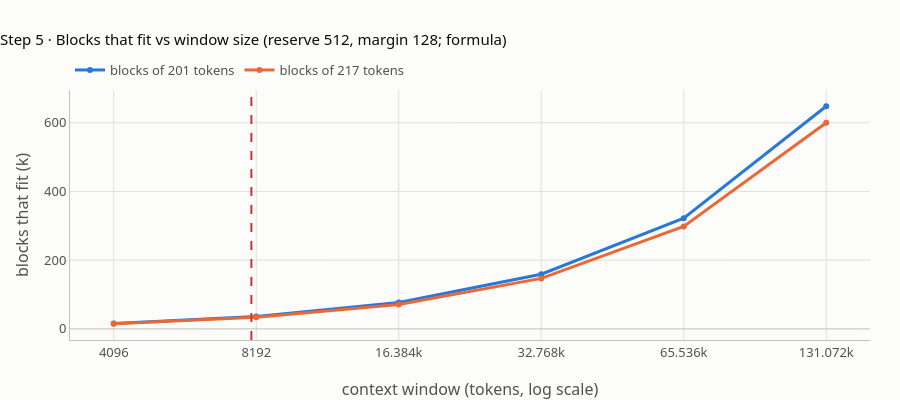

The code cell stored with this chart in its notebook:
### Markdown cell above
## Step 5 · The budget: reserve first

**What this rebuilds** (S6, K3). Input budget = window − answer reserve (`max_tokens`, reasoning included) − margin, then how many blocks fit after the fixed part (rules + scaffolding + question = 133 tokens). The 4,096 and 8,192 windows are *toy*. The real window, 131,072 tokens, is *external* (Groq's model page, read 2026-10-17); so are the tokens-per-minute limit (8,000, plan UNVERIFIED) and the prices. Notice: at the real window the window is not the limit; rate limits and cost are.

### Code cell
def input_budget(window, max_tokens, margin):
    """Tokens left for the input after reserving the answer and a margin."""
    return window - max_tokens - margin


def fit_blocks(fixed_tokens, block_tokens, budget):
    """How many blocks, taken in the given order, fit with the fixed part inside the budget."""
    used, k = fixed_tokens, 0
    for t in block_tokens:
        if used + t > budget:
            break
        used, k = used + t, k + 1
    return k


FIXED = n_tok(SYSTEM_V0) + n_tok(f"Sources:\n\n\nQuestion: {Q1}\nAnswer:")
check("Step 5: fixed part (S6)", FIXED, 133)
toy = []
for W in (4096, 8192):
    B = input_budget(W, 512, 128)
    toy += [B, fit_blocks(FIXED, [217] * 100, B), fit_blocks(FIXED, [178] * 100, B)]
check("Step 5: toy W 4,096 and 8,192: budget, blocks of 217, blocks of 178 (S6)", toy, [3456, 15, 18, 7552, 34, 41])
check("Step 5: toy W 4,096 with no reserve: blocks of 217 (S6)", fit_blocks(FIXED, [217] * 100, input_budget(4096, 0, 0)), 18)

W = 131072                                             # EXTERNAL: Groq model page, read 2026-10-17
real = [fit_blocks(FIXED, [b] * 2000, input_budget(W, R, 128)) for R in (512, 1024) for b in (217, 201)]
check("Step 5: real W 131,072: R 512 -> 217s, 201s; R 1,024 -> 217s, 201s (K3)", real, [600, 648, 598, 645])
check("Step 5: 958 tokens as a share of the window (%, K3)", round(100 * T4 / W, 2), 0.73)
TPM = 8000                                             # EXTERNAL / UNVERIFIED plan limit
check("Step 5: blocks of 217 under an 8,000-token request (+71 template, +512 reserve) (K3)",
      fit_blocks(FIXED + 71 + 512, [217] * 2000, TPM), 33)
COST = [round((FIXED + 71 + k * 217) * 0.075 / 1e6 + 512 * 0.30 / 1e6, 6) for k in (4, 33, 600)]
check("Step 5: cost per call for k = 4 / 33 / 600 (formula; $0.075 in, $0.30 out per M, 512 out)", COST,
      [0.000234, 0.000706, 0.009934], 5e-7)

WS_ = [2 ** e for e in range(12, 18)]                  # 4,096 .. 131,072
fig = go.Figure()
for b, colour in ((201, BLUE), (217, ORANGE)):
    fig.add_scatter(x=WS_, y=[fit_blocks(FIXED, [b] * 2000, input_budget(w, 512, 128)) for w in WS_], mode="lines+markers",
                    name=f"blocks of {b} tokens", line=dict(color=colour, width=3),
                    hovertemplate="window %{x:,}: %{y} blocks<extra></extra>")
fig.add_vline(x=TPM, line=dict(color=RED, dash="dash"), annotation_text="8,000 tokens per minute (UNVERIFIED plan)",
              annotation_position="top left")
fig.update_layout(title="Step 5 · Blocks that fit vs window size (reserve 512, margin 128; formula)", height=400,
                  xaxis=dict(type="log", title="context window (tokens, log scale)", tickvals=WS_),
                  yaxis_title="blocks that fit (k)")
fig.show()

### Figure 1 — Plotly figure (JSON) as saved in the notebook; plotly's stock layout.template omitted (floating-point values rounded to 4 significant figures)
{"data": [{"hovertemplate": "window %{x:,}: %{y} blocks<extra></extra>", "line": {"color": "#2a78d6", "width": 3}, "mode": "lines+markers", "name": "blocks of 201 tokens", "x": [4096, 8192, 16384, 32768, 65536, 131072], "y": [16, 36, 77, 159, 322, 648], "type": "scatter"}, {"hovertemplate": "window %{x:,}: %{y} blocks<extra></extra>", "line": {"color": "#eb6834", "width": 3}, "mode": "lines+markers", "name": "blocks of 217 tokens", "x": [4096, 8192, 16384, 32768, 65536, 131072], "y": [15, 34, 71, 147, 298, 600], "type": "scatter"}], "layout": {"shapes": [{"line": {"color": "#c8323c", "dash": "dash"}, "type": "line", "x0": 8000, "x1": 8000, "xref": "x", "y0": 0, "y1": 1, "yref": "y domain"}], "annotations": [{"showarrow": false, "text": "8,000 tokens per minute (UNVERIFIED plan)", "x": 8000, "xanchor": "right", "xref": "x", "y": 1, "yanchor": "top", "yref": "y domain"}], "xaxis": {"type": "log", "title": {"text": "context window (tokens, log scale)"}, "tickvals": [4096, 8192, 16384, 32768, 65536, 131072]}, "title": {"text": "Step 5 · Blocks that fit vs window size (reserve 512, margin 128; formula)"}, "height": 400, "yaxis": {"title": {"text": "blocks that fit (k)"}}}}
